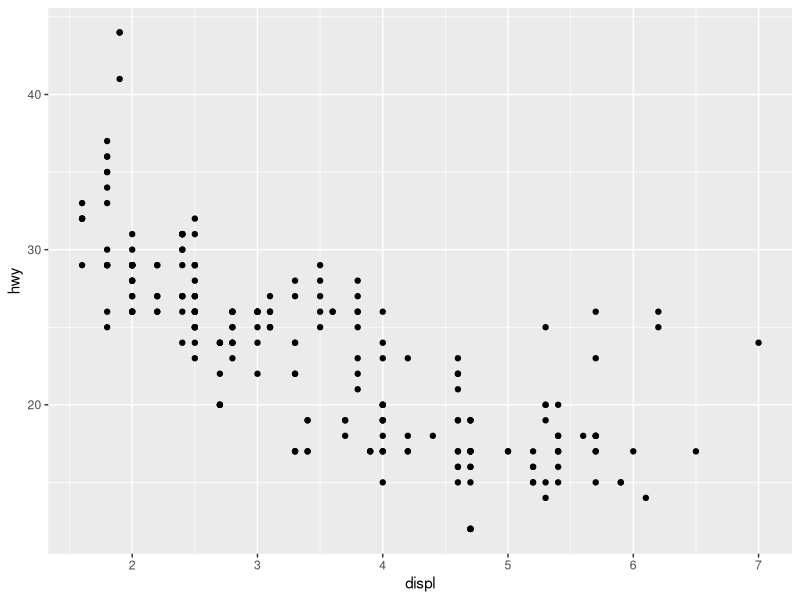
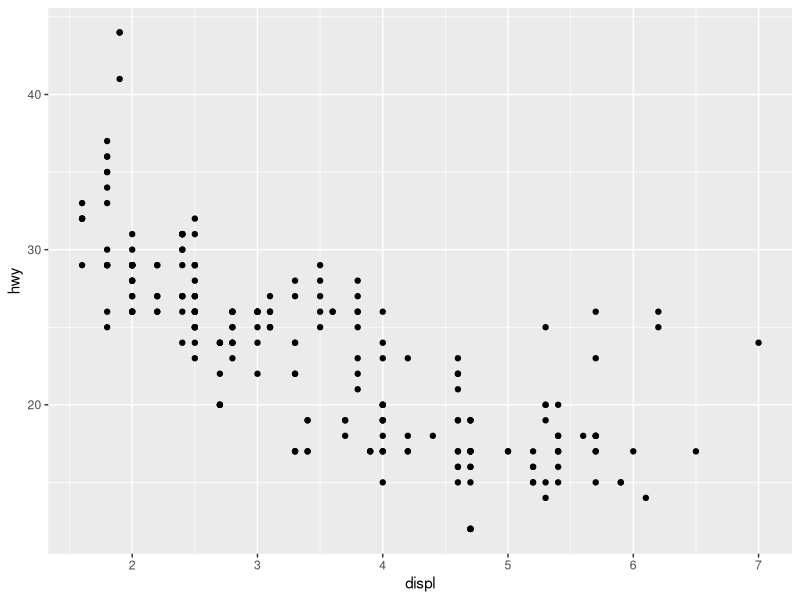
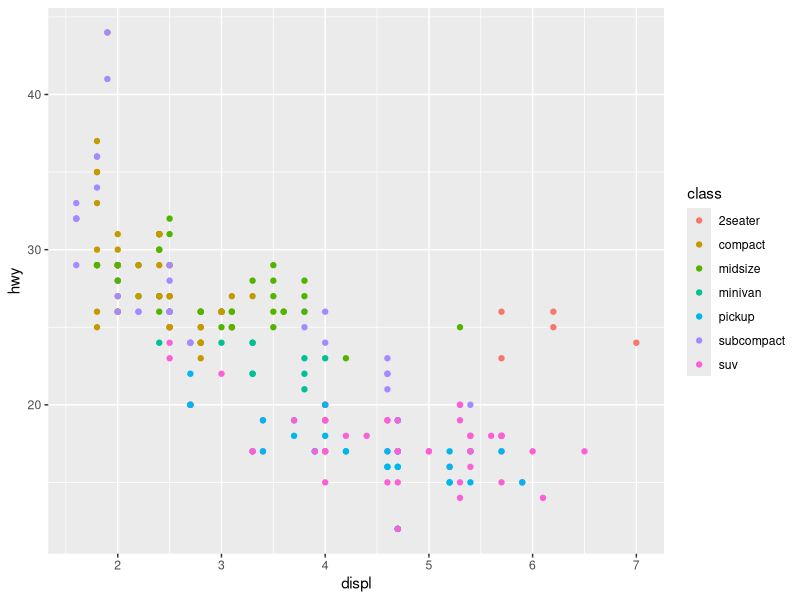
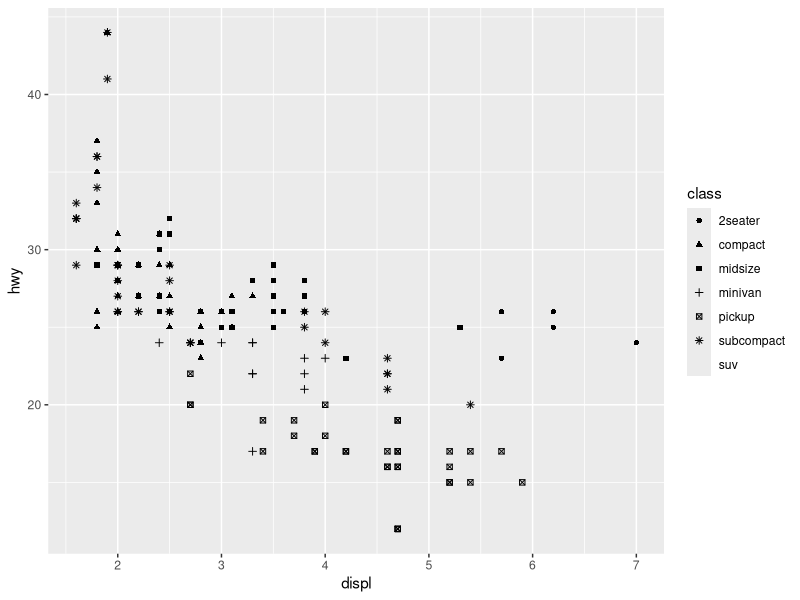
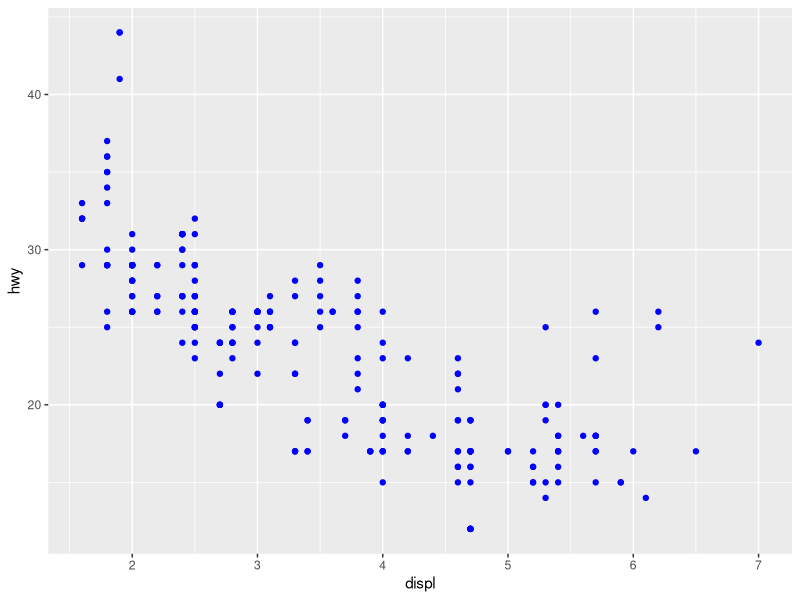
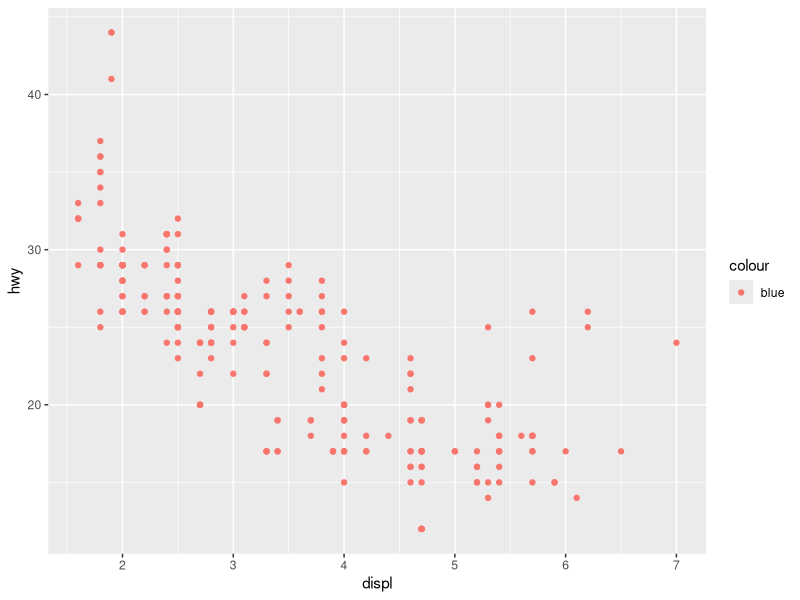
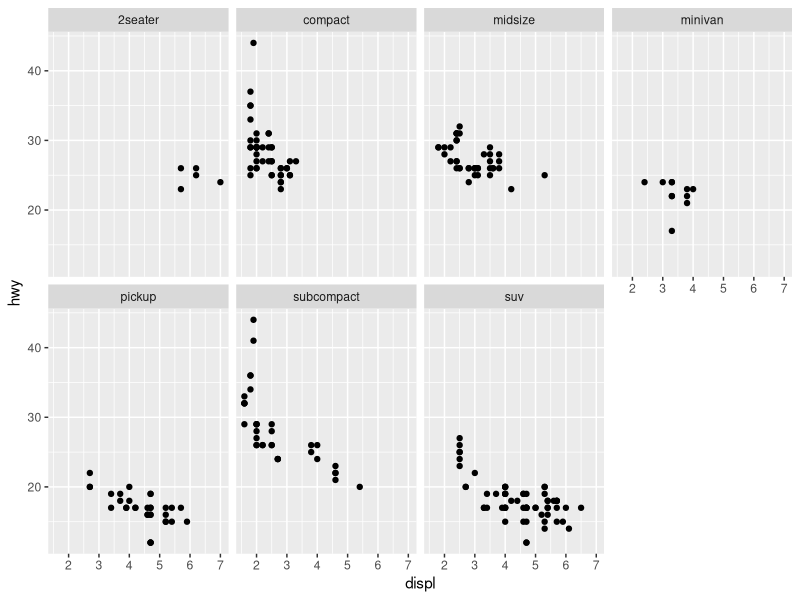
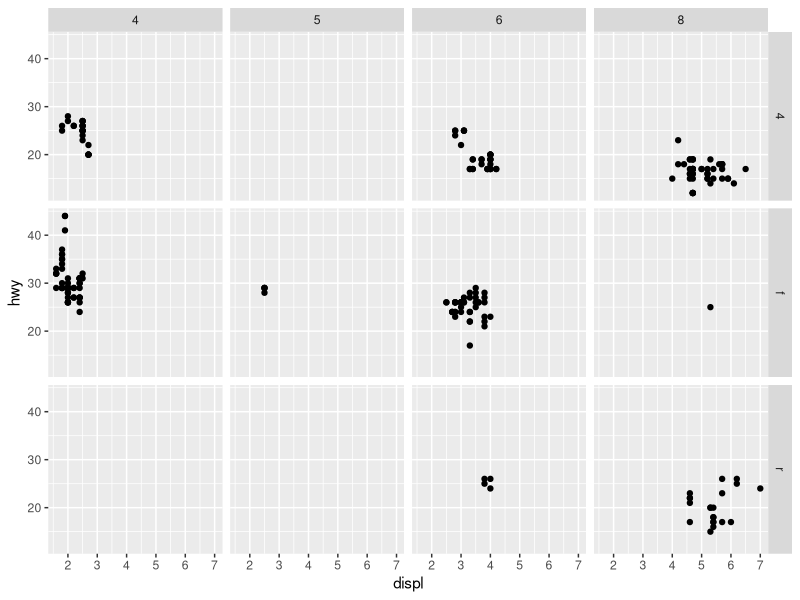

Source code (R) for these figures, in order:
## ---- chunk 1
library(tidyverse)
mpg
## ---- chunk 2
diamonds
## ---- chunk 3
ggplot(data = mpg) + 
  geom_point(mapping = aes(x = displ, y = hwy))
## ---- chunk 4
qplot(displ, hwy, data=mpg)
## ---- chunk 5
ggplot(data = mpg) + 
  geom_point(mapping = aes(x = displ, y = hwy, color = class))
## ---- chunk 6
ggplot(data = mpg) + 
  geom_point(mapping = aes(x = displ, y = hwy, shape = class))
## ---- chunk 7
ggplot(data = mpg) + 
  geom_point(mapping = aes(x = displ, y = hwy), color = "blue")
## ---- chunk 8
ggplot(data = mpg) + 
  geom_point(mapping = aes(x = displ, y = hwy, color = "blue"))
## ---- chunk 9
ggplot(data = mpg) + 
  geom_point(mapping = aes(x = displ, y = hwy)) + 
  facet_wrap(~ class, nrow = 2)
## ---- chunk 10
ggplot(data = mpg) + 
  geom_point(mapping = aes(x = displ, y = hwy)) + 
  facet_grid(drv ~ cyl)
## ---- chunk 11
ggplot(data = mpg) + 
  geom_smooth(mapping = aes(x = displ, y = hwy))
## ---- chunk 12
geom_smooth
geom_point
## ---- chunk 13
stat_identity
stat_smooth
## ---- chunk 14
ggplot(data = mpg) + 
  geom_smooth(mapping = aes(x = displ, y = hwy, linetype = drv))
## ---- chunk 15
ggplot(data = mpg) + 
  geom_point(mapping = aes(x=displ, y=hwy, color=drv)) +
  geom_smooth(mapping = aes(x = displ, y = hwy, linetype = drv, color = drv))
